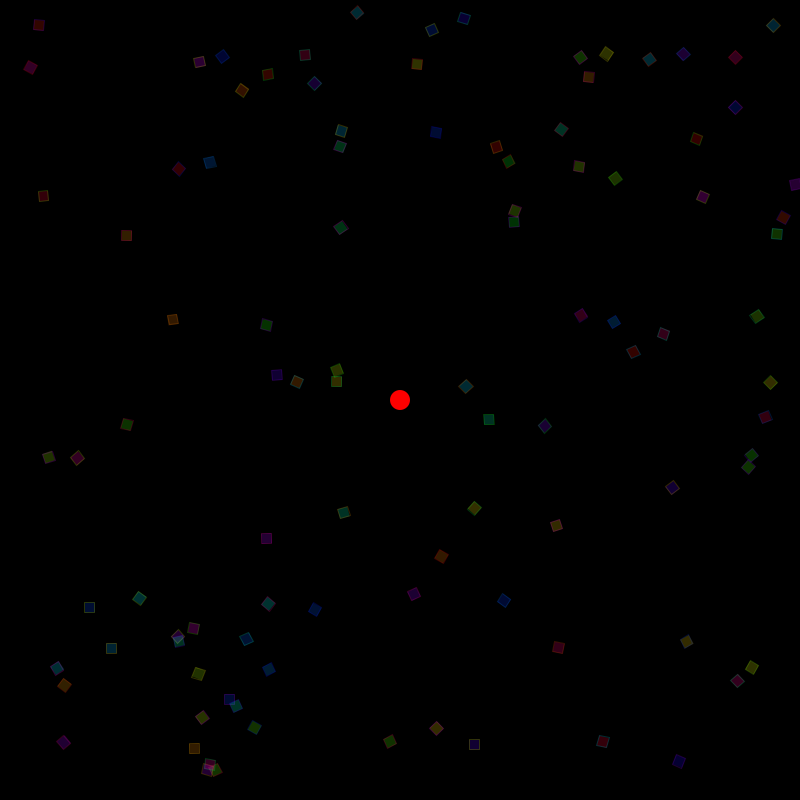
Frame 1 (no input)
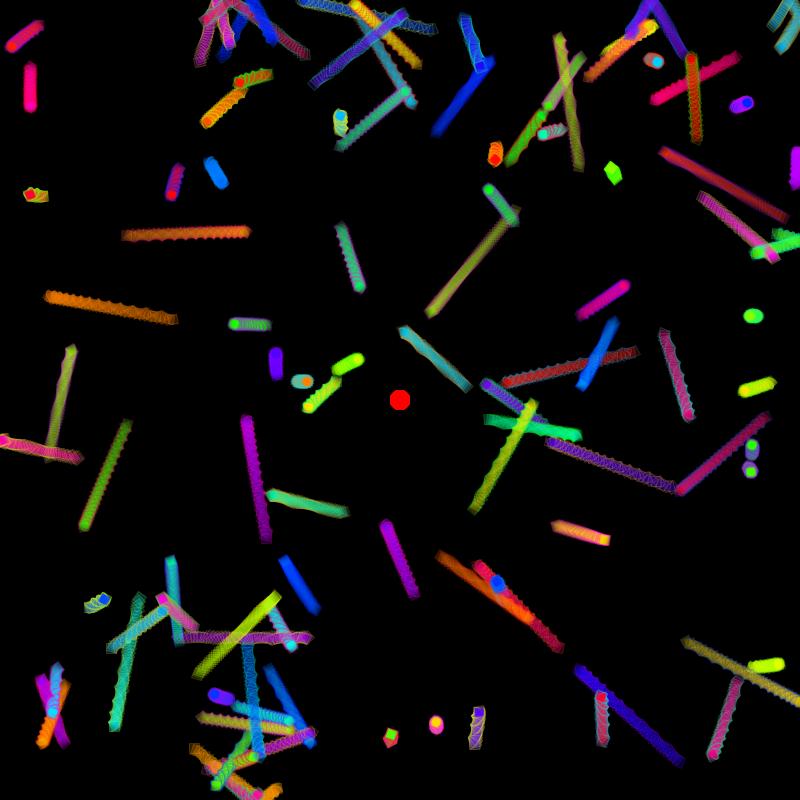
Frame 60 (the mouse pressed at the canvas centre just before this capture)
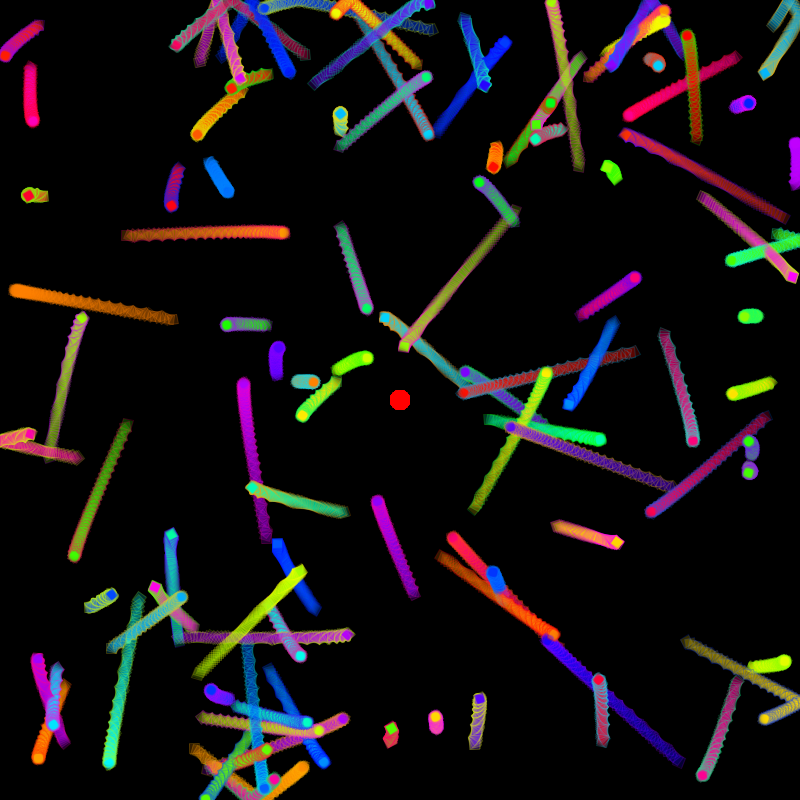
Frame 120 (the mouse held since frame 60 and released just before this capture)

The Processing sketch that drew these frames (run headless with seeded random() and noise(); from frame 60 on, the mouse is pressed at the canvas centre):

// Processing sketch: work1
// ── work1.pde
ParticleManager particleManager;

void setup(){
  size(800,800);
  background(0); 
  smooth();
  colorMode(HSB);
  particleManager = new ParticleManager();
}

void draw(){
  //background(0);
  //fadeBackground();
  particleManager.run();
  //filter(BLUR);
}

void fadeBackground(){
  rectMode(CORNER); 
  fill(0,20);
  noStroke();
  rect(0,0,width,height);
}

// ── Attractor.pde
class Attractor extends Particle{
  
  float G;
  
  Attractor(float x,float y){
    super(x,y);
    velocity = new PVector(0,0);
    G = 0.5;
  }
  
  void display(){
    noStroke();
    colorMode(RGB);
    fill(255,0,0);
    ellipse(position.x,position.y,20,20);
  }
  
  PVector attract(Particle p){
    PVector force = PVector.sub(position,p.position);
    float distance = force.mag();
    distance = constrain(distance,radius/2,radius*2);
    force.normalize();
    
    float strength = (G * mass * p.mass) / (distance * distance);
    force.mult(strength);
    return force;
  }
}

// ── Particle.pde
class Particle{
  PVector position;
  PVector velocity;
  PVector acceleration;
  
  float fillHu;
  float strokeHu;
  float alpha;
  
  float angle;
  float aVelocity;
  float aAcceleration;
  
  float radius;
  float mass;
  
  float G;
  
  Particle(float x,float y){
    position = new PVector(x,y);
    //velocity = new PVector(0,0);
    velocity = PVector.random2D().mult(random(0.1,4));
    acceleration = new PVector(0,0);
    
    fillHu = random(255);
    strokeHu = random(255);
    alpha = 50;
    
    angle = random(TWO_PI);
    aVelocity = random(-0.5,0.5);
    aAcceleration = 0;
    
    //radius = random(10,20);
    radius = 10;
    //mass = radius/10;
    mass = random(1,2);
    G = abs(aVelocity)*10;
  }
  
  void update(){
    velocity.add(acceleration);
    position.add(velocity);
    acceleration.mult(0);
    
    velocity.mult(0.98);
  }
  
  void updateAngle(){
    aVelocity += aAcceleration;
    angle += aVelocity;
    aAcceleration *= 0;
  }
  
  void applyForce(PVector f){
    PVector force = f.div(mass);
    acceleration.add(force);
  }
  
  void applyForceAngle(float f){
    float force = f / mass;
    aAcceleration += force;
  }
  
  void display(){
    colorMode(HSB);
    //noStroke();
    stroke(strokeHu,255,255,alpha);
    //noFill();
    fill(fillHu,255,255,alpha);
    //ellipse(position.x,position.y,radius*2,radius*2);
    rectMode(CENTER);
    pushMatrix();
    translate(position.x,position.y);
    rotate(angle);
    rect(0,0,radius,radius);
    popMatrix();
  }
  
  void edgeChecker(){
    if(position.x > width || position.x < 0){
      velocity.x *= -1;
    }
    if(position.y > height || position.y < 0){
      velocity.y *= -1;
    }
  }
  
  //PVector attract(Particle p){
  //  PVector force = PVector.sub(position,p.position);
  //  float distance = force.mag();
  //  distance = constrain(distance,radius/2,radius*2);
  //  force.normalize();
    
  //  float strength = (G * mass * p.mass) / (distance * distance);
  //  force.mult(strength);
  //  return force;
  //}
  
  //PVector repel(Particle p){
  //  PVector force = PVector.sub(position,p.position);
  //  float distance = force.mag();
  //  distance = constrain(distance,radius/2,radius*2);
  //  force.normalize();
    
  //  float strength = -(G * mass * p.mass) / (distance * distance);
  //  force.mult(strength);
  //  return force;
  //}
}

// ── ParticleManager.pde
class ParticleManager{
  ArrayList<Particle> particles;
  //ArrayList<Attractor> attractors;
  //ArrayList<Repeller> repellers;
  
  Attractor attractor;
  Repeller repeller;
  
  ParticleManager(){
    particles = new ArrayList<Particle>();
    for(int i = 0; i < 100; i++){
      addParticle();
    }
    
    attractor = new Attractor(width/2,height/2);
    
  }
  
  void run(){
    for(int i = particles.size()-1; i >= 0; i--){
      Particle p = particles.get(i);
      PVector force = attractor.attract(p);
      p.applyForce(force);
      p.update();
      p.updateAngle();
      p.display();
      p.edgeChecker();
    }
    attractor.display();
  }
  
  void addParticle(){
    particles.add(new Particle(random(width),random(height)));
  }
  
  void addAttractor(){
    particles.add(new Attractor(random(width),random(height)));
  }
  
  void addRepeller(){
    particles.add(new Repeller(random(width),random(height)));
  }
}

// ── Repeller.pde
class Repeller extends Particle{
  
  float G;
  
  Repeller(float x,float y){
    super(x,y);
    velocity = new PVector(0,0);
    G = 0.5;
  }
  
  void display(){
    noStroke();
    colorMode(RGB);
    fill(0,0,255);
    ellipse(position.x,position.y,20,20);
  }
  
  PVector repel(Particle p){
    PVector force = PVector.sub(position,p.position);
    float distance = force.mag();
    distance = constrain(distance,radius/2,radius*2);
    force.normalize();
    
    float strength = -(G * mass * p.mass) / (distance * distance);
    force.mult(strength);
    return force;
  }
}
